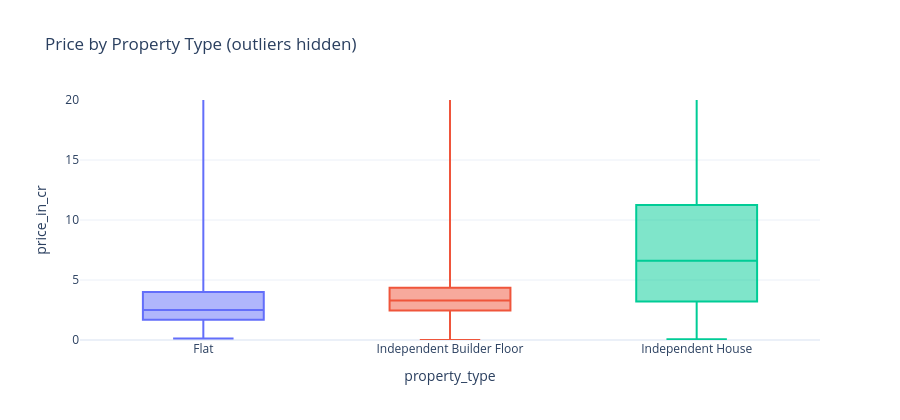

The notebook cell this image was saved under:
### Code cell
fig = px.box(df, x='property_type', y='price_in_cr', color='property_type',
             points=False, title='Price by Property Type (outliers hidden)')
fig.update_yaxes(range=[0, 20])
fig.update_layout(showlegend=False, height=420)
fig.show()

df.groupby('property_type')['price_in_cr'].describe()

### Figure 1 — Plotly figure (JSON) as saved in the notebook; plotly's stock layout.template omitted (floating-point values rounded to 4 significant figures; data arrays with more than 128 entries replaced by an {"elided": "..."} marker saying what was removed)
{"data": [{"alignmentgroup": "True", "boxpoints": false, "hovertemplate": "property_type=%{x}<br>price_in_cr=%{y}<extra></extra>", "legendgroup": "Flat", "marker": {"color": "#636efa"}, "name": "Flat", "notched": false, "offsetgroup": "Flat", "orientation": "v", "showlegend": true, "type": "box", "x": {"elided": "28433 str values"}, "x0": " ", "xaxis": "x", "y": {"elided": "28433 float values"}, "y0": " ", "yaxis": "y"}, {"alignmentgroup": "True", "boxpoints": false, "hovertemplate": "property_type=%{x}<br>price_in_cr=%{y}<extra></extra>", "legendgroup": "Independent Builder Floor", "marker": {"color": "#EF553B"}, "name": "Independent Builder Floor", "notched": false, "offsetgroup": "Independent Builder Floor", "orientation": "v", "showlegend": true, "type": "box", "x": {"elided": "9168 str values"}, "x0": " ", "xaxis": "x", "y": {"elided": "9168 float values"}, "y0": " ", "yaxis": "y"}, {"alignmentgroup": "True", "boxpoints": false, "hovertemplate": "property_type=%{x}<br>price_in_cr=%{y}<extra></extra>", "legendgroup": "Independent House", "marker": {"color": "#00cc96"}, "name": "Independent House", "notched": false, "offsetgroup": "Independent House", "orientation": "v", "showlegend": true, "type": "box", "x": {"elided": "2020 str values"}, "x0": " ", "xaxis": "x", "y": {"elided": "2020 float values"}, "y0": " ", "yaxis": "y"}], "layout": {"boxmode": "overlay", "height": 420, "legend": {"title": {"text": "property_type"}, "tracegroupgap": 0}, "showlegend": false, "title": {"text": "Price by Property Type (outliers hidden)"}, "xaxis": {"anchor": "y", "categoryarray": ["Flat", "Independent Builder Floor", "Independent House"], "categoryorder": "array", "domain": [0, 1], "title": {"text": "property_type"}}, "yaxis": {"anchor": "x", "domain": [0, 1], "range": [0, 20], "title": {"text": "price_in_cr"}}}}
